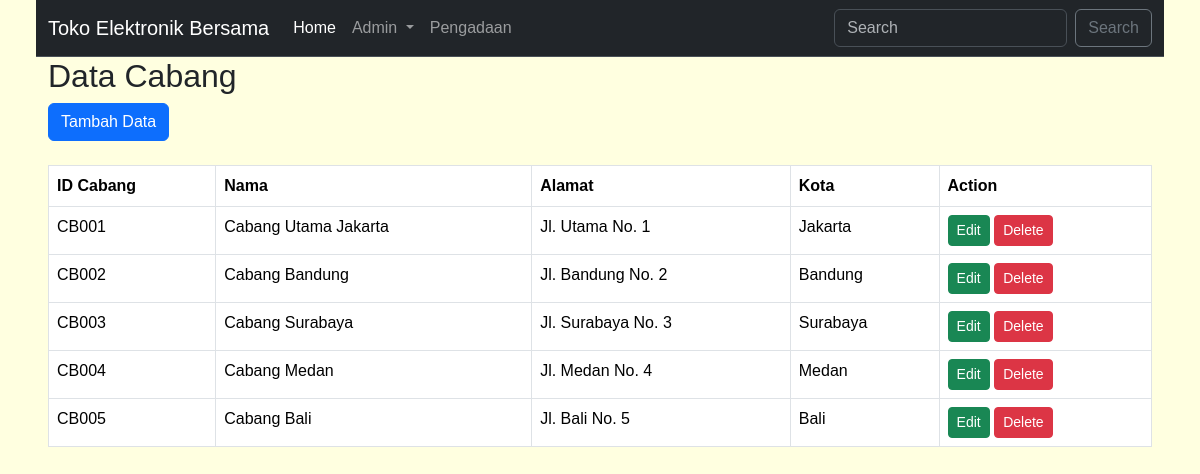
The page /cabang/cabangRead.php on the database its author committed.
### tables this page shows
CREATE TABLE `tabel_cabang` (
  `id` int NOT NULL AUTO_INCREMENT,
  `id_cabang` varchar(10) NOT NULL,
  `nama` varchar(50) NOT NULL,
  `alamat` text NOT NULL,
  `kota` varchar(20) NOT NULL,
  PRIMARY KEY (`id`)
);

### cabang/cabangRead.php (the view, shortened to what this page needs)
<?php
include '../koneksi.php';
?>
<!doctype html>
<html lang="en">
<head>
    <link href="https://cdn.jsdelivr.net/npm/bootstrap@5.3.3/dist/css/bootstrap.min.css" rel="stylesheet"
>
</head>
<body>
    <nav class="navbar navbar-expand-lg bg-dark border-bottom border-body" data-bs-theme="dark">
        <div class="container-fluid">
            <a class="navbar-brand" href="../index.php">Toko Elektronik Bersama</a>
            <div class="collapse navbar-collapse" id="navbarSupportedContent">
                <ul class="navbar-nav me-auto mb-2 mb-lg-0">
                    <li class="nav-item">
                        <a class="nav-link active" aria-current="page" href="../index.php">Home</a>
                    </li>
                    <li class="nav-item dropdown">
                        <a class="nav-link dropdown-toggle" href="#" role="button" data-bs-toggle="dropdown"
                            aria-expanded="false">
                            Admin
                        </a>
                    </li>
                    <li class="nav-item">
                        <a class="nav-link" href="../pengadaan.php">Pengadaan</a>
                    </li>
                </ul>
                <form class="d-flex" role="search">
                    <input class="form-control me-2" type="search" placeholder="Search" aria-label="Search">
                    <button class="btn btn-outline-secondary" type="submit">Search</button>
                </form>
            </div>
        </div>
    </nav>
    <div class="container">
        <h2>Data Cabang</h2>
        <a href="cabangAdd.php" class="btn btn-primary mb-4">Tambah Data</a>
        <table class="table table-bordered table-hover">
            <thead>
                <tr>
                    <th>ID Cabang</th>
                    <th>Nama</th>
                    <th>Alamat</th>
                    <th>Kota</th>
                    <th>Action</th>
                </tr>
            </thead>
            <tbody>
                <?php
                $sql = "SELECT * FROM tabel_cabang";
                $result = mysqli_query($con, $sql);
                while ($row = mysqli_fetch_assoc($result)) {
                    echo "<tr>";
                    echo "<td>" . $row['id_cabang'] . "</td>";
                    echo "<td>" . $row['nama'] . "</td>";
                    echo "<td>" . $row['alamat'] . "</td>";
                    echo "<td>" . $row['kota'] . "</td>";
                    echo "<td>
                            <a class='btn btn-sm btn-success' href='cabangEdit.php?id_cabang=" . $row['id_cabang'] . "'>Edit</a>
                            <a class='btn btn-sm btn-danger' href='cabangDelete.php?id_cabang=" . $row['id_cabang'] . "' onclick='return confirm(\"Lanjutkan menghapus data?\")'>Delete</a>
                        </td>";
                    echo "</tr>";
                }
                ?>
            </tbody>
        </table>
    </div>
</body>
</html>

### cabang/cabangRead.php (style rules this page uses)
body { font-family: 'Trebuchet MS', 'Lucida Sans Unicode', 'Lucida Grande', 'Lucida Sans', Arial, sans-serif; margin-left: 3%; margin-right: 3%; background-color: lightyellow; }

### rows shown on the page
tabel_cabang: id_cabang "CB001", nama "Cabang Utama Jakarta", alamat "Jl. Utama No. 1", kota "Jakarta"
tabel_cabang: id_cabang "CB002", nama "Cabang Bandung", alamat "Jl. Bandung No. 2", kota "Bandung"
tabel_cabang: id_cabang "CB003", nama "Cabang Surabaya", alamat "Jl. Surabaya No. 3", kota "Surabaya"
tabel_cabang: id_cabang "CB004", nama "Cabang Medan", alamat "Jl. Medan No. 4", kota "Medan"
tabel_cabang: id_cabang "CB005", nama "Cabang Bali", alamat "Jl. Bali No. 5", kota "Bali"
